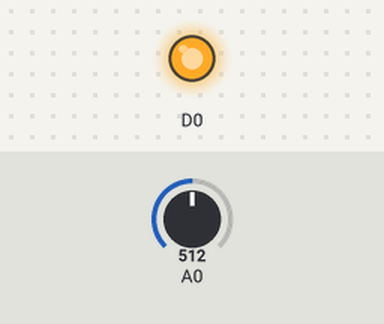
A sketch run on a simulated ESP8266 (NodeMCU). Shown: output pins drawn as LEDs (lit = HIGH). The test bench sets the inputs (shaded band); at power-on: A0 = 512.

Above: at 1.2 s.
1.3 s: A0 set to 122
At 2.1 s:
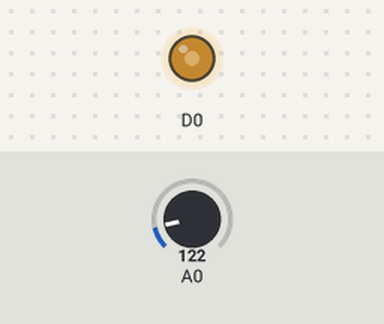
2.8 s: A0 set to 0
At 3.3 s:
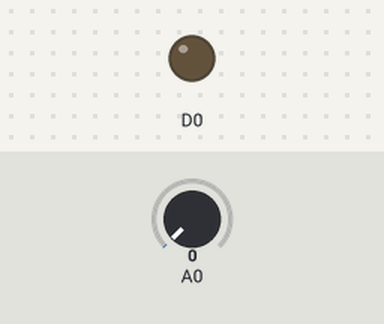
4.3 s: A0 set to 306
At 5.6 s:
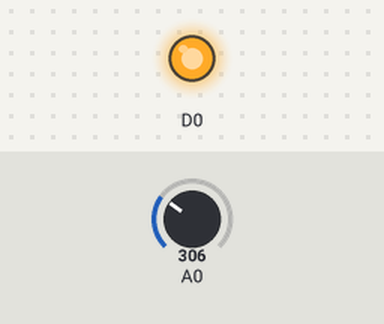
Timing chart, 0 to 7.3 s (numbered marks = the images above; inputs shaded):
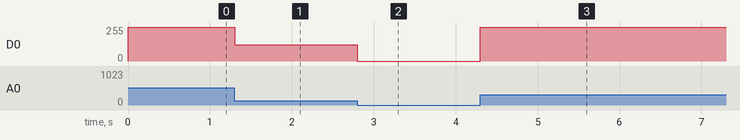

Measured:
- after the input at 1.3 s, D0: 255/255 → 122/255 at once
- after the input at 2.8 s, D0: 122/255 → 0/255 at once
- after the input at 4.3 s, D0: 0/255 → 255/255 at once

The sketch:

4.analog-input.ino
```cpp
int val;

void setup() {
  pinMode(D0, OUTPUT);
}

void loop() {
  val = analogRead(A0);
  analogWrite(D0, val);
}
```
